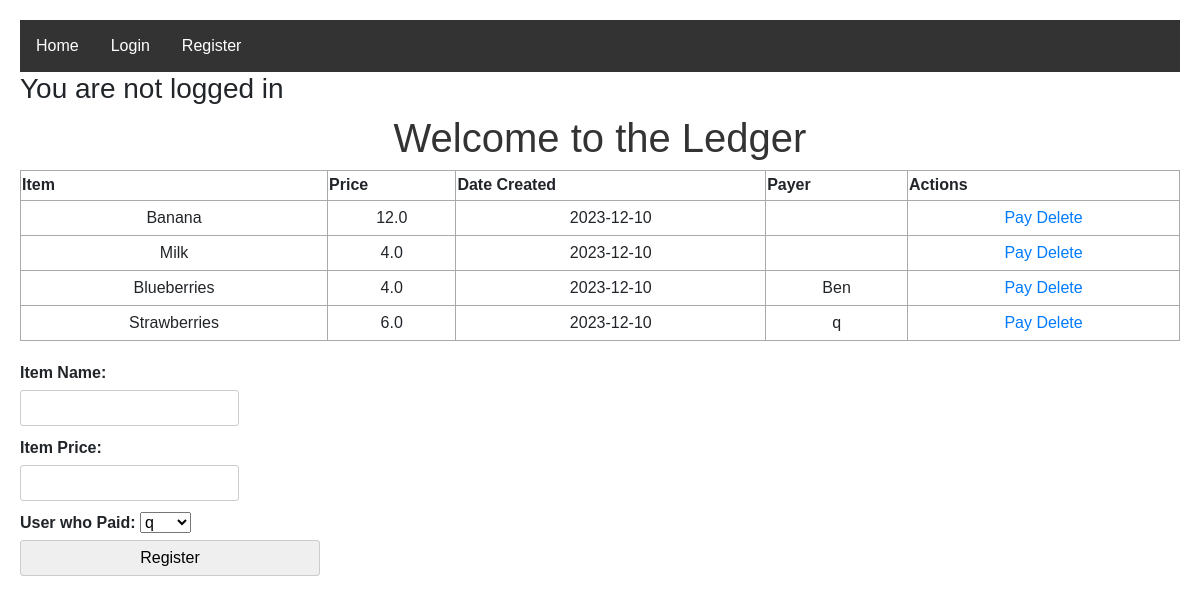
The app's page /ledger, older data.
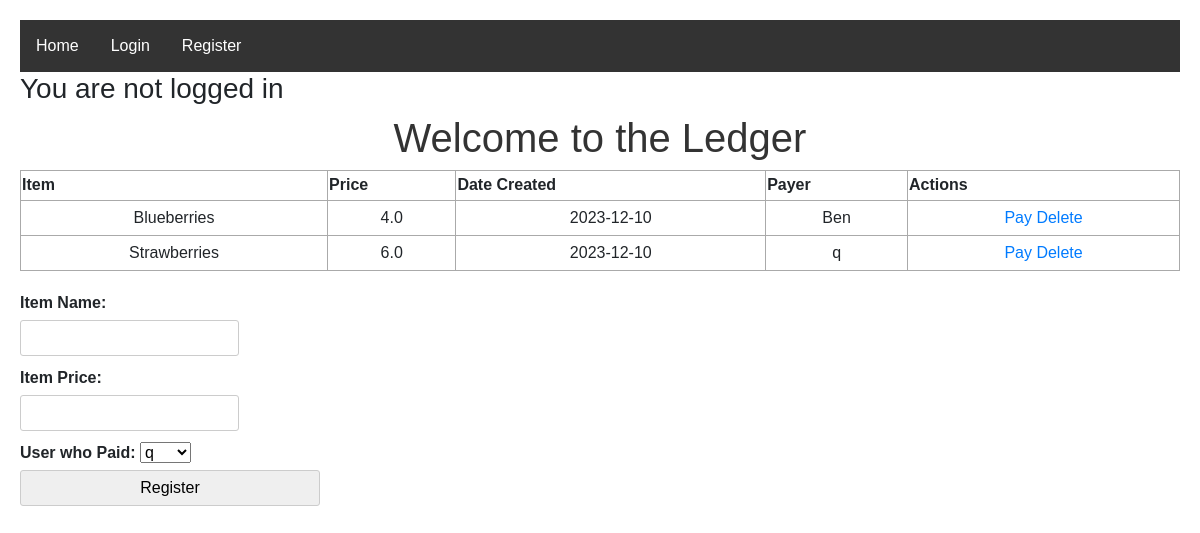
The same page, newer data.
### app.py (models this page shows, shortened)
class Items(db.Model):
    __tablename__ = 'items'
    id = db.Column(db.Integer, primary_key=True)
    itemName = db.Column(db.String(200), nullable=False)
    itemPrice = db.Column(db.Float, nullable=False)
    payerID = db.Column(db.Integer, db.ForeignKey('users.id'))
    date_created = db.Column(db.DateTime, default=datetime.utcnow)

class Users(UserMixin, db.Model):
    __tablename__ = 'users'
    id = db.Column(db.Integer, primary_key=True)
    username = db.Column(db.String(250), unique=True, nullable=False)
    password = db.Column(db.String(250), nullable=False)
    balance = db.Column(db.Float, nullable=False)
    date_created = db.Column(db.DateTime, default=datetime.utcnow)

### app.py (the view)
@app.route('/ledger', methods=['POST', 'GET'])
def ledger():
    users = Users.query.order_by(Users.date_created).all()
    items = Items.query.order_by(Items.date_created).all()
    return render_template('ledger.html', users=users, items=items)

### templates/ledger.html (shortened to what this page needs)
{% extends 'base.html' %}
{% block body %}
    <h1>Welcome to the Ledger</h1>
    <div>
        <table>
            <tr>
                <th>Item</th>
                <th>Price</th>
                <th>Date Created</th>
                <th>Payer</th>
                <th>Actions</th>
            </tr>
            {% for item in items %}
                <tr>
                    <td>{{ item.itemName }}</td>
                    <td>{{ item.itemPrice }}</td>
                    <td>{{ item.date_created.date() }}</td>
                    <td>
                        {% for user in users %}
                            {% if user.id == item.payerID %}
                                {{ user.username }}
                            {% endif %}
                        {% endfor %}
                    </td>
                    <td>
                        <a href="/pay/{{ item.id }}">Pay</a>
                        <a href="/deleteItem/{{ item.id }}">Delete</a>
                    </td>
                </tr>
            {% endfor %}
        </table>
    </div>
    <form action="/addItem" method='POST'>
    <div class="itemName">
        <label for="itemName">Item Name:</label>
        <input type="text" name="itemName" id="itemName"/>
    </div>
    <div class="itemPrice">
        <label for="itemPrice">Item Price:</label>
        <input type="number" name="itemPrice" id="itemPrice"/>
    </div>
    <div class="payerID">
  <label for="payerID">User who Paid:</label>
  <select id="payerID" name="payerID">
      {% for user in users %}
          <option value="{{ user.id }}">{{ user.username }}</option>
      {% endfor %}
  </select>
    </div>
    <input type="submit" value="Register">
</form>
{% endblock %}

### templates/base.html (shortened to what this page needs)
<!DOCTYPE html>
<html lang="en">
  <head>
    <link rel="stylesheet" href="https://cdn.jsdelivr.net/npm/bootstrap@4.3.1/dist/css/bootstrap.min.css">
    <link rel="stylesheet" href="{{ url_for('static', filename='css/main.css') }}">
  </head>
  <body>
  {% if current_user.is_authenticated %}
    <nav>
      <a href="{{ url_for('index') }}">Home</a>
      <a href="{{ url_for('account') }}">Account</a>
      <a href="{{ url_for('ledger') }}">Ledger</a>
      <a href="/logout">Logout</a>
    </nav>
    <h3>You are logged in as "{{ current_user.username }}"</h3>
  {% else %}
    <nav>
      <a href="{{ url_for('index') }}">Home</a>
      <a href="{{ url_for('login') }}">Login</a>
      <a href="{{ url_for('register') }}">Register</a>
    </nav>
    <h3>You are not logged in</h3>
  {% endif %}
  {% block body %}{% endblock %}
  </body>
</html>

### static/css/main.css (style rules this page uses)
body { font-family: Arial, sans-serif; padding: 20px; }
h1 { color: #333; text-align: center; }
form { margin: 20px 0; display: flex; flex-direction: column; max-width: 300px; }
nav { background-color: #333; overflow: hidden; }
nav a { float: left; display: block; color: white; text-align: center; padding: 14px 16px; text-decoration: none; }
table, td, th { border: 1px solid #aaa; }
table { border-collapse: collapse; width: 100%; }
th { height: 30px; }
td { text-align: center; padding: 5px; }
label { margin-bottom: 5px; font-weight: bold; }
input { padding: 5px; margin-bottom: 10px; border: 1px solid #ccc; border-radius: 3px; }

Row changes from the older to the newer data that the page shows:
removed Items: itemName "Banana", itemPrice "12.0", date_created "2023-12-10"
removed Items: itemName "Milk", itemPrice "4.0", date_created "2023-12-10"
